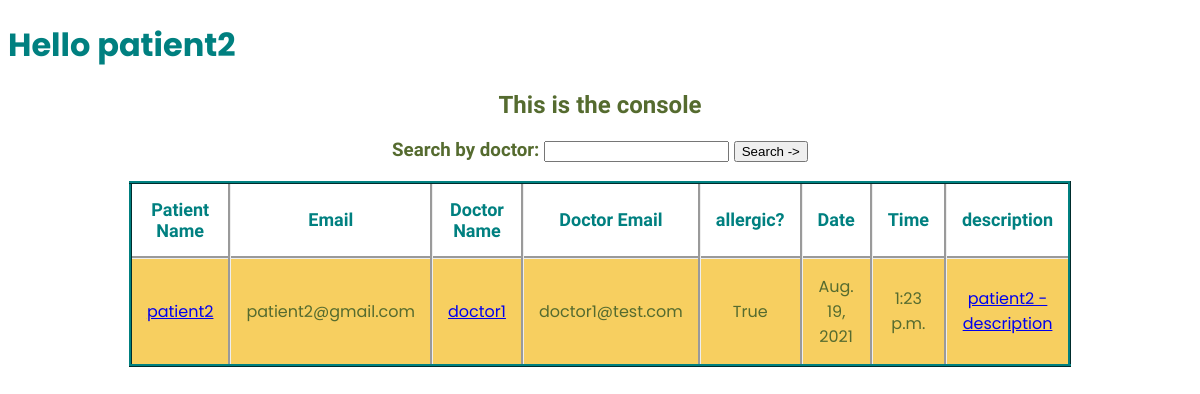
Page /console/ (signed in) on the earlier database version.
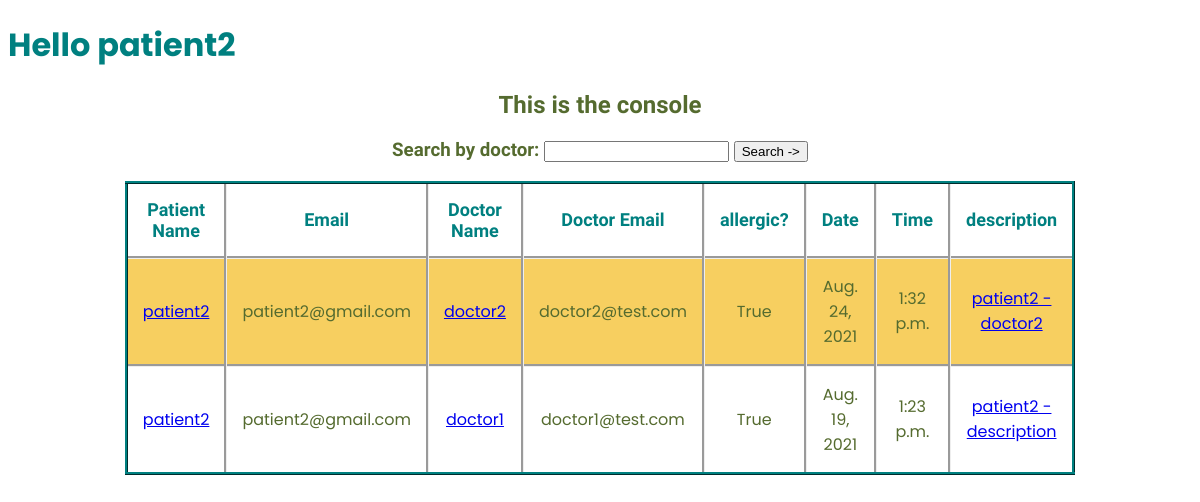
Same page on the later database version.
### patients_record/models.py (models this page shows, shortened)
class record_table(models.Model):
    patient = models.ForeignKey(PatientProfile,on_delete=models.CASCADE)
    doctor = models.ForeignKey(DoctorProfile,on_delete=PROTECT)
    is_allergic = models.BooleanField()
    patient_description_file = models.TextField()
    date_of_attendance = models.DateField()
    time_of_attendance = models.TimeField()
    def __str__(self):
        return f'{self.patient.patient_name}:{self.doctor.doctor_name}:{self.date_of_attendance}'

class PatientProfile(models.Model):
    user = models.OneToOneField(User, on_delete=models.CASCADE)
    patient_name = models.CharField(max_length=50)
    patient_age = models.PositiveIntegerField()
    patient_gender = models.CharField(choices=gender,max_length=10)
    patient_bloodgroup = models.CharField(max_length=6)
    patient_phone_number = models.CharField(max_length=12)
    patient_address = models.TextField()

class DoctorProfile(models.Model):
    user = models.OneToOneField(User, on_delete=models.CASCADE)
    doctor_name = models.CharField(max_length=50)
    doctor_age = models.PositiveIntegerField()
    doctor_gender = models.CharField(choices=gender,max_length=10)
    doctor_designation = models.CharField(max_length=50)
    doctor_phone_number = models.CharField(max_length=12)
    doctor_address = models.TextField()

### patients_record/views.py (the view)
# urls.py: path('console/',views.console,name="console"),
def console(request):
    if request.method == 'POST':
        try:
            search_name = request.POST['search_patient']
            if search_name == "":
                raise ValueError('Searched by doctor')
            user = request.user
            pre_email = User.objects.get(username=user).email
            if re.search(r'@admin.com',pre_email):
                q = record_table.objects.filter(patient__patient_name__icontains = search_name).order_by('-date_of_attendance')
                return render(request, 'patients_record/console.html',{'username':user,'userobject':q,'bool':2})
            else:
                q = record_table.objects.filter(doctor__user__email=pre_email,patient__patient_name__icontains = search_name).order_by('-date_of_attendance')
                return render(request, 'patients_record/console.html',{'username':user,'userobject':q,'bool':0})
        except:
            try:
                search_name = request.POST['search_doctor']
                user = request.user
                pre_email = User.objects.get(username=user).email
                if re.search(r'@admin.com',pre_email):
                    q = record_table.objects.filter(doctor__doctor_name__icontains = search_name).order_by('-date_of_attendance')
                    return render(request, 'patients_record/console.html',{'username':user,'userobject':q,'bool':2})
                else:
                    q = record_table.objects.filter(patient__user__email=pre_email,doctor__doctor_name__icontains = search_name).order_by('-date_of_attendance')
                    return render(request, 'patients_record/console.html',{'username':user,'userobject':q,'bool':1})
            except:
                username = request.POST['user_name']
                userpassword = request.POST['user_password']
                q = None
                user = authenticate(username=username, password=userpassword)
                if user is not None:
                    login(request,user)
                else:
                    message = "Not found in user database"
                    return render(request,'patients_record/message_or_response.html',{'message':message,'link':'login'})
    else:
        user = None
        if request.user.is_authenticated:
            user = request.user
        else:
            message = "User not logged in :("
            return render(request,'patients_record/message_or_response.html',{'message':message,'link':'login'})
    pre_email = User.objects.get(username=user).email
    reg_email = re.search(r'@test.com',pre_email)
    val = 0
    if reg_email:
        q = record_table.objects.filter(doctor__user__email=pre_email).order_by('-date_of_attendance')
    elif re.search(r'@admin.com',pre_email):
        q = record_table.objects.all().order_by('-date_of_attendance')
        val = 2
    else:
        q = record_table.objects.filter(patient__user__email=pre_email).order_by('-date_of_attendance')
        val = 1
    return render(request, 'patients_record/console.html',{'username':user,'userobject':q,'bool':val})

### patients_record/templates/patients_record/console.html (shortened to what this page needs)
<!DOCTYPE html>
<html lang="en">
<head>
</head>
<body>
    <h1 id="greet">Hello {{ username }}</h1>
    <h2 id="description">This is the console</h2>
    <form action="{% url 'console' %}" method="POST">
        {% if bool == 0 %}
        <h3>Search by patient: <input name="search_patient" type="text"> <button>Search -></button> </h3>
        {% elif bool == 1 %}
        <h3>Search by doctor: <input name="search_doctor" type="text"> <button>Search -></button> </h3>
        {% else %}
        <h3>Search by patient: <input name="search_patient" type="text"> <button>Search -></button> </h3>
        <h3>Search by doctor: <input name="search_doctor" type="text"> <button>Search -></button> </h3>
        {% endif %}
    </form>
    <table>
        <tr>
            <th>Patient Name</th>
            <th>Email</th>
            <th>Doctor Name</th>
            <th>Doctor Email</th>
            <th>allergic?</th>
            <th>Date</th>
            <th>Time</th>
            <th>description</th>
        </tr>
        {% for row in userobject %}
        <tr>
            <td><a href="{% url 'view_details' key=0 pk=row.patient.patient_name %} "> {{ row.patient.patient_name }} </a></td>
            <td>{{ row.patient.user.email }}</td>
            <td><a href="{% url 'view_details' key=1 pk=row.doctor.doctor_name %} "> {{ row.doctor.doctor_name }} </a> </td>
            <td>{{ row.doctor.user.email }}</td>
            <td>{{ row.is_allergic }}</td>
            <td>{{ row.date_of_attendance }}</td>
            <td>{{ row.time_of_attendance }}</td>
            <td> <a href="{% url 'view_details' key=2 pk=row %} "> {{ row.patient_description_file|slice:"0:25" }} </a></td>
        </tr>
        {% endfor %}
    </table>
    <br><br>
</body>
</html>

### patients_record/templates/patients_record/console.html (style rules this page uses)
#greet { font-family: Poppins; color: teal; }
#description, h3 { font-family: sofia; color: darkolivegreen; text-align: center; }
table { border-style:ridge; border-collapse: collapse; text-align: center; width:75%; border-color: teal; margin-left: auto; margin-right: auto; }
th, td { border-style: groove; border-collapse: collapse; font-family: poppins; padding: 15px; border-bottom: 1px solid #ddd; }
th { color: teal; font-family: Sofia; font-size: large; }
tr:nth-child(even) { background-color: #f7cf60; }
td { color: darkolivegreen; }

Differences in the rows shown:
added record_table: patient.patient_name "patient2", patient.user.email "patient2@gmail.com", doctor.doctor_name "doctor2", doctor.user.email "doctor2@test.com", is_allergic "True", date_of_attendance "Aug. 24, 2021", time_of_attendance "1:32 p.m.", patient_description_file "patient2 - doctor2"
